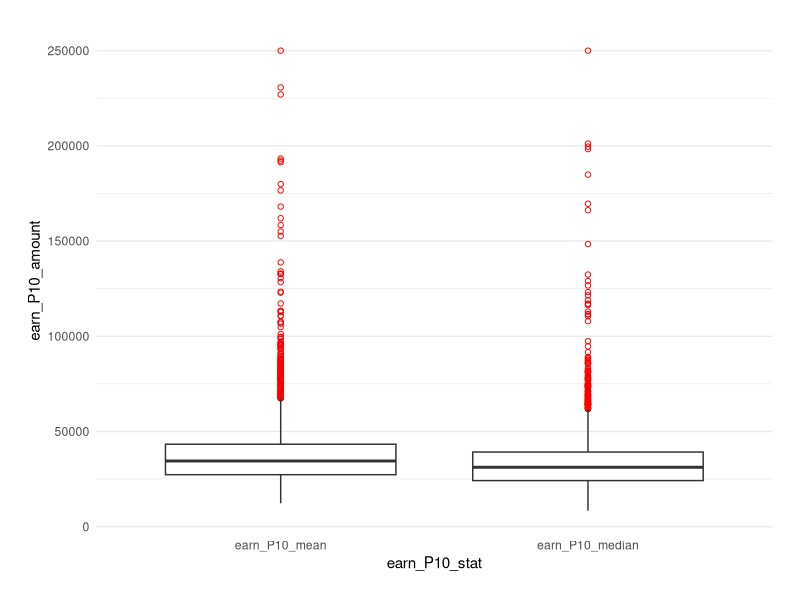
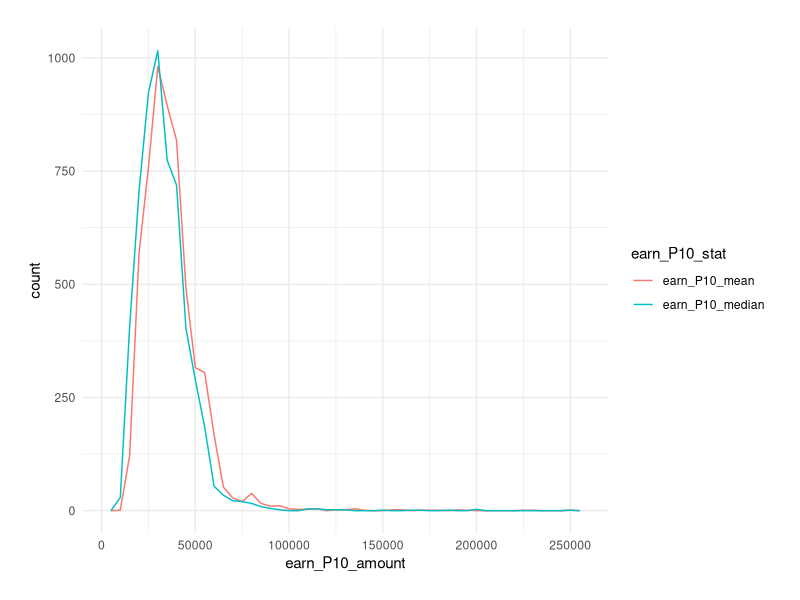
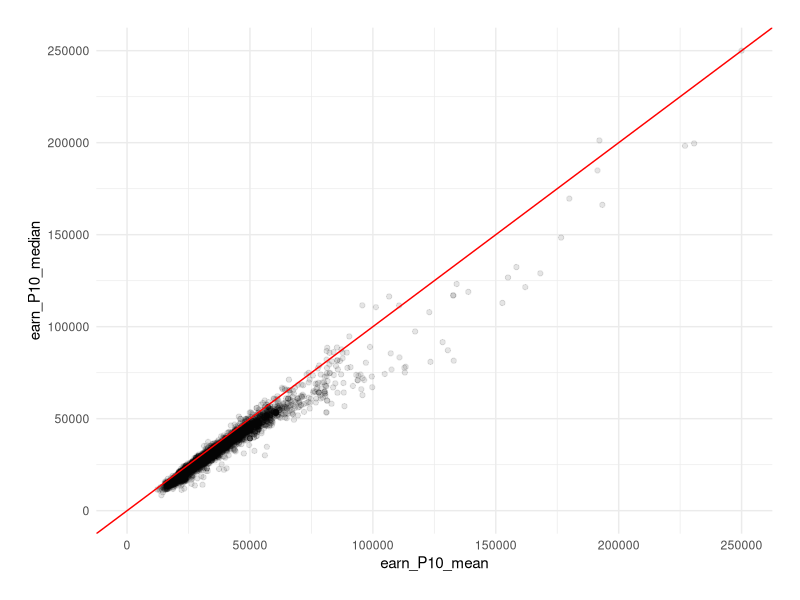
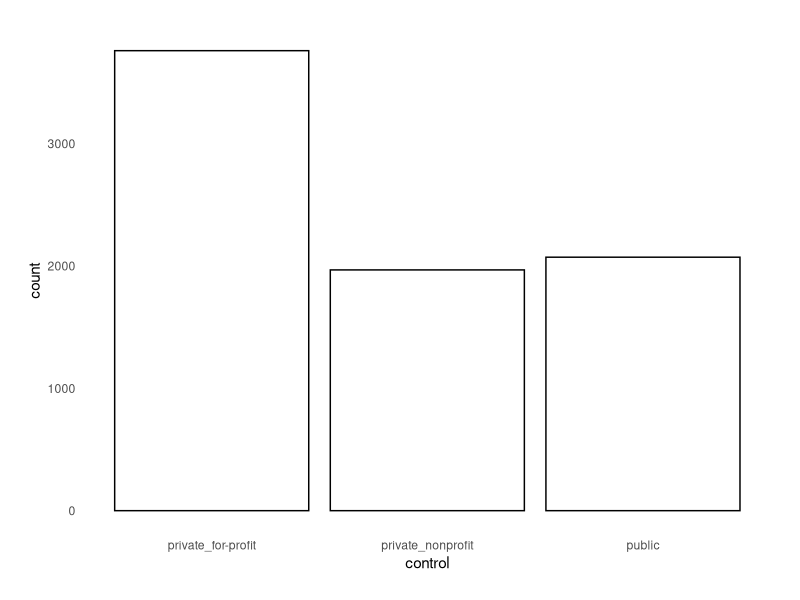
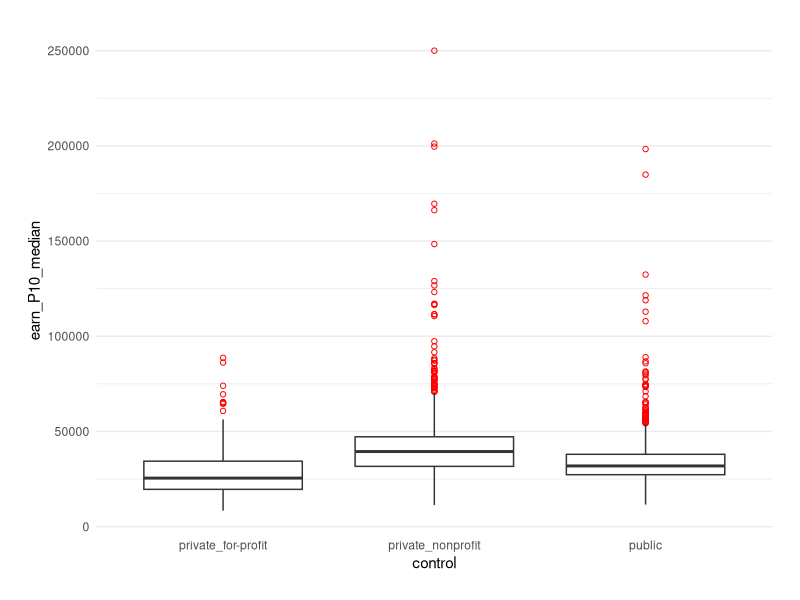

Write the R code that produced these figures, in order. (Note: this script raises an error after producing the figures.)


## @knitr prelim

# Load packages
suppressWarnings(library(tidyr))
suppressWarnings(library(dplyr))
suppressWarnings(library(ggplot2))

# Set the theme for plotting
theme_set(theme_bw())
base_theme <- theme(plot.margin = unit(c(20, 20, 20, 20), "points"),
                    panel.margin = unit(c(15, 15, 15, 15), "points"),
                    panel.border = element_blank(),
                    strip.background = element_blank(),
                    strip.text = element_text(size = 15),
                    legend.key = element_blank(),
                    axis.ticks = element_blank())

# Load data
scorecard <- read.csv("./scorecard_clean.csv")
scorecard <- tbl_df(scorecard)

# Set levels for categorical variables
scorecard$control <- factor(scorecard$control, levels = c("private_for-profit", "private_nonprofit", "public"))
scorecard$degree <- factor(scorecard$degree, levels = c("certificate", "associate", "bachelor", "graduate"))

## Derive a new variable "region" from "state"
## Classification adapted from Census Bureau divisions
scorecard$region <- c()
lst_region <- list(
  "Northeast" = c("CT", "MA", "ME", "NH", "NJ", "NY", "PA", "RI", "VT"),
  "Midwest" = c("IA", "IL", "IN", "KS", "MI", "MN", "MO", "ND", "NE", "OH", "SD", "WI"),
  "South" = c("AL", "AR", "DC", "DE", "FL", "GA", "KY", "LA", "MD", "MS", "NC", "OK", "SC", "TN", "TX", "VA", "WV"),
  "West" = c("AZ", "CA", "CO", "ID", "MT", "NM", "NV", "OR", "UT", "WA", "WY"),
  "Noncontiguous" = c("AK", "AL", "AS", "FM", "GU", "HI", "MH", "MP", "PR", "PW", "VI")
)
for(key in names(lst_region)) {
  scorecard$region[scorecard$state %in% lst_region[[key]]] <- key
}
scorecard$region <- factor(scorecard$region, levels = names(lst_region))



## @knitr functions

# Function that produces box plots of the median postgraduate earnings for different levels of a category
box_PGE <- function(scorecard_data, cat_var, view_range = NULL) {
  
  plot <- ggplot(scorecard_data %>%
                   filter(!is.na(earn_P10_median) & !is.na(scorecard_data[[cat_var]])), 
                 aes(x = eval(parse(text = cat_var)), y = earn_P10_median)) +
    geom_boxplot(outlier.colour = "red", outlier.shape = 1) +
    coord_cartesian(ylim = view_range) +
    labs(x = cat_var) +
    base_theme +
    theme(panel.grid.major.x = element_blank(),
          panel.grid.minor.x = element_blank())
  
  return(plot)
}

# Function that plots histograms of the median postgraduate earnings for different levels of a category
hist_facet_PGE <- function(scorecard_data, cat_var, view_range = NULL, binwidth = 5000) {
  
  group_mdns <- scorecard_data %>%
    filter(!is.na(scorecard_data[[cat_var]])) %>%
    group_by_(cat_var) %>%
    summarise(mdn_PGE = median(earn_P10_median, na.rm = TRUE))
  
  group_mdns_df <- data.frame(cat_var = levels(scorecard_data[[cat_var]]), mdn_PGE = group_mdns[["mdn_PGE"]])
  
  plot <- ggplot(scorecard_data %>%
                   filter(!is.na(earn_P10_median) & !is.na(scorecard_data[[cat_var]])), 
                 aes(x = earn_P10_median)) +
    geom_histogram(binwidth = binwidth, fill = "navajowhite", col = "white") +
    geom_vline(aes(xintercept = mdn_PGE), data = group_mdns, col = "blue", size = 1) +
    coord_cartesian(xlim = view_range) +
    facet_wrap(as.formula(paste("~", cat_var)), ncol = 1, scales = "free_y") +
    base_theme
  
  return(plot)
}

# Function that plots frequency polygons of the median postgraduate earnings for different levels of a category
hist_density_PGE <- function(scorecard_data, cat_var, view_range = NULL, binwidth = 5000) {
  
  plot <- ggplot(scorecard_data %>%
                   filter(!is.na(earn_P10_median) & !is.na(scorecard_data[[cat_var]])), 
                 aes(x = earn_P10_median, col = eval(parse(text = cat_var)))) +
    geom_freqpoly(aes(y = ..density..), binwidth = binwidth) +
    coord_cartesian(xlim = view_range) +
    labs(col = cat_var) +
    base_theme +
    theme(axis.text.y = element_blank())
  
  return(plot)
}

bar_2cat <- function(scorecard_data, x_cat, fill_cat, position_type = "stack") {
  
  plot <- ggplot(scorecard_data %>%
                   filter(!is.na(scorecard_data[[x_cat]]) & !is.na(scorecard_data[[fill_cat]])), 
                 aes(x = eval(parse(text = x_cat)), fill = eval(parse(text = fill_cat)))) +
    geom_bar(position = position_type) +
    labs(x = x_cat, fill = fill_cat) +
    base_theme +
    theme(panel.grid.major.x = element_blank(),
          panel.grid.minor.x = element_blank())
  
  return(plot)
}

bar_2cat_mdn_PGE <- function(scorecard_data, x_cat, fill_cat) {
  
  plot <- ggplot(scorecard_data %>%
                   filter(!is.na(earn_P10_median) & 
                            !is.na(scorecard_data[[x_cat]]) & 
                            !is.na(scorecard_data[[fill_cat]])) %>%
                   group_by_(x_cat, fill_cat) %>%
                   summarise(mdn_PGE = median(earn_P10_median, na.rm = TRUE)), 
                 aes(x = eval(parse(text = x_cat)), y = mdn_PGE, 
                     fill = eval(parse(text = fill_cat)))) +
    geom_bar(stat = "identity", position = "dodge") +
    labs(x = x_cat, fill = fill_cat) +
    base_theme +
    theme(panel.grid.major.x = element_blank(),
          panel.grid.minor.x = element_blank())
  
  return(plot)
}

# Function that produces scatter plots and can color-code different levels of a category
scatter_plot <- function(scorecard_data, var_cont_y, var_cont_x, var_cat, view_range = NULL) {
  
  if(missing(var_cat)) {
    plot <- ggplot(scorecard_data %>%
                     filter(!is.na(scorecard_data[[var_cont_y]]) & 
                            !is.na(scorecard_data[[var_cont_x]])), 
                   aes(y = eval(parse(text = var_cont_y)), 
                       x = eval(parse(text = var_cont_x)))) +
      geom_point(alpha = 1/10, position = position_jitter(h = 0)) +
      coord_cartesian(ylim = view_range) +
      base_theme +
      labs(y = var_cont_y, x = var_cont_x)
  } else {
    plot <- ggplot(scorecard_data %>%
                     filter(!is.na(scorecard_data[[var_cont_y]]) & 
                            !is.na(scorecard_data[[var_cont_x]]) & 
                            !is.na(scorecard_data[[var_cat]])), 
                   aes(y = eval(parse(text = var_cont_y)), 
                       x = eval(parse(text = var_cont_x)), 
                       col = eval(parse(text = var_cat)))) +
      geom_point(alpha = 1/10, position = position_jitter(h = 0)) +
      coord_cartesian(ylim = view_range) +
      base_theme +
      labs(y = var_cont_y, x = var_cont_x, col = var_cat)
  }
  
  return(plot)
}



## @knitr PGE_stat

# Get a brief statistical summary
apply(scorecard[,c("earn_P10_mean", "earn_P10_median")], 2, summary)

# Distribution of Postgraduate Earnings: Mean vs. Median - Box Plot
ggplot(scorecard %>%
         filter(!is.na(earn_P10_median) & !is.na(earn_P10_mean)) %>%
         gather(earn_P10_stat, earn_P10_amount, earn_P10_median:earn_P10_mean), 
       aes(x = earn_P10_stat, y = earn_P10_amount)) +
  geom_boxplot(outlier.colour = "red", outlier.shape = 1) +
  base_theme +
  theme(panel.grid.major.x = element_blank(),
        panel.grid.minor.x = element_blank())

# Distribution of Postgraduate Earnings: Mean vs. Median - Frequency Polygon
ggplot(scorecard %>%
         filter(!is.na(earn_P10_median) & !is.na(earn_P10_mean)) %>%
         gather(earn_P10_stat, earn_P10_amount, earn_P10_median:earn_P10_mean), 
       aes(x = earn_P10_amount, col = earn_P10_stat)) +
  geom_freqpoly(binwidth = 5000) +
  scale_x_continuous(breaks = seq(0, 250000, 50000)) +
  base_theme

# Mean vs. Median Postgraduate Earnings
ggplot(scorecard %>%
         filter(!is.na(earn_P10_median) & !is.na(earn_P10_mean)),
       aes(x = earn_P10_mean, y = earn_P10_median)) +
  geom_point(alpha = 1/10, position = position_jitter(h = 0)) +
  coord_cartesian(xlim = c(0, 250000), ylim = c(0, 250000)) +
  geom_abline(slope = 1, colour = "red") +
  base_theme



## @knitr outliers

# Subset outliers
grad_earn_GT100K <- scorecard %>%
  filter(earn_P10_median > 100000) %>%
  arrange(desc(earn_P10_median))

# Print some of their info
grad_earn_GT100K %>%
  select(inst_name, earn_P10_median, control, degree, region) %>%
  print(n = nrow(grad_earn_GT100K))



## @knitr bar_control

# Distribution of Different Control Types
ggplot(scorecard, aes(x = control)) +
  geom_bar(col = "black", fill = "white") +
  base_theme +
  theme(panel.grid = element_blank())



## @knitr PGE_control

# Distribution of Postgraduate Earnings by Control Type: Box Plot
box_PGE(scorecard, "control")

# Distribution of Postgraduate Earnings by Control Type: Histogram
hist_facet_PGE(scorecard, "control", view_range = c(0, 100000))

# Distribution of Postgraduate Earnings by Control Type: Frequency Polygon
hist_density_PGE(scorecard, "control", view_range = c(0, 100000))



## @knitr bar_degree

# Distribution of Primary Degree Types
ggplot(scorecard, aes(x = degree)) +
  geom_bar(col = "black", fill = "white") +
  base_theme +
  theme(panel.grid = element_blank())



## @knitr PGE_degree

# Distribution of Postgraduate Earnings by Degree Type: Box Plot
box_PGE(scorecard, "degree")

# Distribution of Postgraduate Earnings by Degree Type: Histogram
hist_facet_PGE(scorecard, "degree", view_range = c(0, 100000))

# Distribution of Postgraduate Earnings by Degree Type: Frequency Polygon
hist_density_PGE(scorecard, "degree", view_range = c(0, 100000))



## @knitr bar_region

# Regional Distribution
ggplot(scorecard, aes(x = region)) +
  geom_bar(col = "black", fill = "white") +
  base_theme +
  theme(panel.grid = element_blank())



## @knitr PGE_region

# Distribution of Postgraduate Earnings by Region: Box Plot
box_PGE(scorecard, "region")

# Distribution of Postgraduate Earnings by Region: Histogram
hist_facet_PGE(scorecard, "region", view_range = c(0, 100000))

# Distribution of Postgraduate Earnings by Region: Frequency Polygon
hist_density_PGE(scorecard, "region", view_range = c(0, 100000))



## @knitr distribution_degree

# Distribution of Degree Types by Control Type
bar_2cat(filter(scorecard, !is.na(earn_P10_median)), "control", "degree", "fill") +
  theme(panel.grid = element_blank())

# Distribution of Degree Types by Region
bar_2cat(filter(scorecard, !is.na(earn_P10_median)), "region", "degree", "fill") +
  theme(panel.grid = element_blank())



## @knitr PGE_control_adjDegree

# Distribution of Postgraduate Earnings by Control Type, Adjusting for Degree Type
hist_density_PGE(filter(scorecard, !is.na(degree)), "control", view_range = c(0, 100000)) +
  facet_wrap(~ degree, ncol = 1)

# Median Postgraduate Earnings by Control Type, Adjusting for Degree Type
bar_2cat_mdn_PGE(scorecard, "degree", "control")



## @knitr PGE_region_adjDegree

# Distribution of Postgraduate Earnings by Region, Adjusting for Degree Type
hist_density_PGE(filter(scorecard, !is.na(degree)), "region", view_range = c(0, 100000)) +
  facet_wrap(~ degree, scales = "free_y", ncol = 1)

# Median Postgraduate Earnings by Region, Adjusting for Degree Type
bar_2cat_mdn_PGE(scorecard, "degree", "region")



## @knitr PGE_degree_adjControl

# Distribution of Postgraduate Earnings by Degree Type, Adjusting for Control Type
hist_density_PGE(filter(scorecard, !is.na(control)), "degree", view_range = c(0, 100000)) +
facet_wrap(~ control, ncol = 1)

# Median Postgraduate Earnings by Degree Type, Adjusting for Control Type
bar_2cat_mdn_PGE(scorecard, "control", "degree")



## @knitr PGE_degree_adjRegion

# Distribution of Postgraduate Earnings by Degree Type, Adjusting for Region
hist_density_PGE(filter(scorecard, !is.na(region)), "degree", view_range = c(0, 100000)) +
  facet_wrap(~ region, scales = "free_y", ncol = 1)

# Median Postgraduate Earnings by Degree Type, Adjusting for Region
bar_2cat_mdn_PGE(scorecard, "region", "degree")



## @knitr bar_medical

# Create a new variable for medical specialization based on institution names
scorecard <- scorecard %>%
  mutate(focus_medicine = ifelse(grepl("Medic", inst_name) | grepl("Pharm", inst_name) | grepl("Health", inst_name), "yes", "no"))

# Distribution of medical vs. non-medical institutions
ggplot(scorecard, aes(x = focus_medicine)) +
  geom_bar(col = "black", fill = "white") +
  base_theme +
  theme(panel.grid = element_blank())



## @knitr PGE_medical

# Distribution of Postgraduate Earnings by Specialization in Medicine
hist_density_PGE(scorecard, "focus_medicine") +
  geom_vline(xintercept = 100000, col = "blue", linetype = 2)



## @knitr PGE_medical_adjDegree

# Distribution of Postgraduate Earnings by Specialization in Medicine, Adjusting for Degree Type
hist_density_PGE(filter(scorecard, !is.na(degree)), "focus_medicine") +
  facet_wrap(~ degree, scales = "free_y", ncol = 1)



## @knitr PGE_gender

# Male vs. Female Postgraduate Earnings
ggplot(scorecard %>%
         filter(!is.na(earn_P10_mean_male) & !is.na(earn_P10_mean_female)), 
       aes(x = earn_P10_mean_male, y = earn_P10_mean_female)) +
  geom_point(alpha = 1/10, position = position_jitter(h = 0)) +
  geom_abline(slope = 1, colour = "red") +
  base_theme

# Gender Difference in Postgraduate Earnings
ggplot(scorecard %>%
         filter(!is.na(earn_P10_mean_male) & !is.na(earn_P10_mean_female) & 
                earn_P10_mean_male != earn_P10_mean_female) %>%
         mutate(PGE_gender_diff = earn_P10_mean_female - earn_P10_mean_male, 
                PGE_greater_gender = ifelse(PGE_gender_diff > 0, "female", "male")) %>%
         mutate(PGE_gender_diff = abs(PGE_gender_diff)), 
       aes(x = PGE_gender_diff, fill = PGE_greater_gender)) +
  geom_histogram(binwidth = 500, position = "fill") +
  base_theme +
  theme(panel.grid = element_blank())



## @knitr PGE_gender_ttest

scorecard %>%
  filter(!is.na(earn_P10_mean_male) & !is.na(earn_P10_mean_female)) %>%
  mutate(earn_P10_mean_genderDiff = earn_P10_mean_male - earn_P10_mean_female) %>%
  select(earn_P10_mean_male, earn_P10_mean_female, earn_P10_mean_genderDiff) %>%
  summary()

ggplot(scorecard %>%
         filter(!is.na(earn_P10_mean_male) & !is.na(earn_P10_mean_female)) %>%
         mutate(earn_P10_mean_genderDiff = earn_P10_mean_male - earn_P10_mean_female), 
       aes(x = earn_P10_mean_genderDiff)) +
  geom_histogram(binwidth = 1000, col = "white", fill = "lightsalmon") +
  base_theme

t.test(scorecard$earn_P10_mean_male,
       scorecard$earn_P10_mean_female,
       conf.level = 0.95,
       paired = TRUE)



## @knitr PGE_male

# Derive a new variable for male proportion
scorecard <- scorecard %>%
  mutate(male_prop = 1 - female_prop)  # Assume comparatively little presence of LGBTQ students

# Postgraduate Earnings vs. Male Proportion
scatter_plot(scorecard, "earn_P10_median", "male_prop")



## @knitr PGE_male_degree

# Postgraduate Earnings vs. Male Proportion by Degree Type
scatter_plot(scorecard, "earn_P10_median", "male_prop", "degree")



## @knitr PGE_male_degree_zoomed

# Postgraduate Earnings vs. Male Proportion by Degree Type: Zoomed
scatter_plot(scorecard, "earn_P10_median", "male_prop", "degree", view_range = c(0, 75000))



## @knitr male_degree

# Male Proportion by Degree Type
ggplot(scorecard %>%
         filter(!is.na(degree) & !is.na(male_prop)),
       aes(x = male_prop, y = degree)) +
  geom_jitter(alpha = 1/5) +
  base_theme +
  theme(panel.grid = element_blank())



## @knitr PGE_male_adjDegree

# Postgraduate Earnings vs. Male Proportion, Adjusting for Degree Type
scatter_plot(scorecard %>%
               filter(!is.na(degree)), 
             "earn_P10_median", "male_prop") +
  facet_wrap(~ degree, scales = "free_y")



## @knitr PGE_race

# Postgraduate Earnings vs. Racial Proportion
scatter_plot(scorecard %>%
               filter(degree == "bachelor") %>%
               gather(UGDS_race, UGDS_prop, UGDS_white:UGDS_NA), 
             "earn_P10_median", "UGDS_prop") +
  facet_wrap(~ UGDS_race, scales = "free_x")



## @knitr PGE_famIncm

# Postgraduate Earnings vs. Family Income
scatter_plot(scorecard, "earn_P10_median", "fam_income_median")



## @knitr PGE_famIncm_adjDegree

# Postgraduate Earnings vs. Family Income by Degree Type
scatter_plot(scorecard, "earn_P10_median", "fam_income_median", "degree")

# Postgraduate Earnings vs. Family Income, Adjusting for Degree Type
scatter_plot(scorecard %>%
               filter(!is.na(degree)), 
             "earn_P10_median", "fam_income_median") +
  facet_wrap(~ degree, scales = "free")



## @knitr PGE_cost

# Postgraduate Earnings vs. Cost of Attendance
scatter_plot(scorecard, "earn_P10_median", "avg_net_cost")



## @knitr PGE_cost_degree

# Postgraduate Earnings vs. Cost of Attendance by Degree Type
scatter_plot(scorecard, "earn_P10_median", "avg_net_cost", "degree")



## @knitr PGE_cost_adjDegree

# Postgraduate Earnings vs. Cost of Attendance, Adjusting for Degree Type
scatter_plot(scorecard %>%
               filter(!is.na(degree)), 
             "earn_P10_median", "avg_net_cost") +
  facet_wrap(~ degree, scales = "free", nrow = 2)



## @knitr PGE_cost_anomaly

# Print some info of unusual data points
scorecard %>%
  filter(avg_net_cost < 0) %>%
  select(inst_name, control, degree, earn_P10_median, avg_net_cost) %>%
  arrange(desc(earn_P10_median))



## @knitr PGE_debt

# Postgraduate Earnings vs. Student Debt
scatter_plot(scorecard, "earn_P10_median", "grad_debt_median")



## @knitr PGE_debt_degree

# Postgraduate Earnings vs. Student Debt by Degree Type
scatter_plot(scorecard, "earn_P10_median", "grad_debt_median", "degree")



## @knitr PGE_debt_adjDegree

# Postgraduate Earnings vs. Student Debt, Adjusting for Degree Type
scatter_plot(scorecard %>%
               filter(!is.na(degree)), 
             "earn_P10_median", "grad_debt_median") +
  facet_wrap(~ degree, scales = "free")



## @knitr finalPlot1

box_PGE(scorecard, "degree") +
  labs(x = "Primary Degree Type", y = "Median Income, 10 Years After Graduation",
       title = "Postgraduate Financial Success by Institution's Primary Degree Type")



## @knitr finalPlot2

hist_density_PGE(scorecard, "control", view_range = c(0, 100000)) +
  labs(x = "Median Income, 10 Years After Graduation", y = "Proportion",
       title = "Postgraduate Financial Success by Institution's Control Type") +
  theme(axis.text.x = element_text(size = 8))

hist_density_PGE(filter(scorecard, !is.na(degree)), "control", view_range = c(0, 100000)) +
  facet_wrap(~ degree, ncol = 1) +
  labs(x = "Median Income, 10 Years After Graduation", y = "Proportion",
       title = "Adjusting for Primary Degree Type") +
  theme(axis.text.x = element_text(size = 8),
        strip.text = element_text(color = "dimgrey"))



## @knitr finalPlot3

scatter_plot(scorecard, "earn_P10_median", "male_prop") +
  labs(x = "Male Proportion", y = "Median Income, 10 Years After Graduation",
       title = "Postgraduate Earnings vs. Male Proportion")

scatter_plot(scorecard %>%
               filter(!is.na(degree)), 
             "earn_P10_median", "male_prop") +
  facet_wrap(~ degree, scales = "free_y") +
  labs(x = "Male Proportion", y = "Median Income, 10 Years After Graduation",
       title = "Adjusting for Primary Degree Type") +
  theme(axis.text.x = element_text(size = 8),
        axis.text.y = element_text(size = 8),
        strip.text = element_text(color = "dimgrey"))
